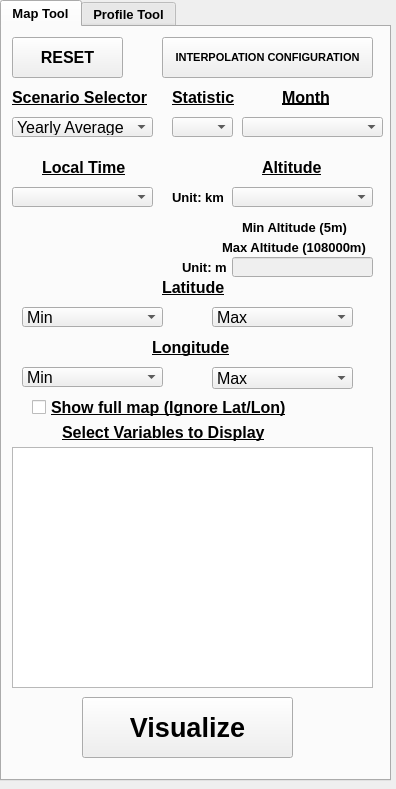
<?xml version="1.0" encoding="UTF-8"?>
<ui version="4.0">
 <class>MCDVisualizerDockWidgetBase</class>
 <widget class="QDockWidget" name="MCDVisualizerDockWidgetBase">
  <property name="geometry">
   <rect>
    <x>0</x>
    <y>0</y>
    <width>396</width>
    <height>789</height>
   </rect>
  </property>
  <property name="minimumSize">
   <size>
    <width>396</width>
    <height>150</height>
   </size>
  </property>
  <property name="maximumSize">
   <size>
    <width>396</width>
    <height>950</height>
   </size>
  </property>
  <property name="font">
   <font>
    <pointsize>7</pointsize>
   </font>
  </property>
  <property name="layoutDirection">
   <enum>Qt::LeftToRight</enum>
  </property>
  <property name="windowTitle">
   <string>MCD_Visualizer</string>
  </property>
  <widget class="QWidget" name="dockWidgetContents">
   <widget class="QTabWidget" name="Tab">
    <property name="geometry">
     <rect>
      <x>0</x>
      <y>0</y>
      <width>391</width>
      <height>781</height>
     </rect>
    </property>
    <property name="font">
     <font>
      <pointsize>10</pointsize>
      <weight>75</weight>
      <bold>true</bold>
      <kerning>true</kerning>
     </font>
    </property>
    <property name="currentIndex">
     <number>0</number>
    </property>
    <widget class="QWidget" name="Map_Tool">
     <attribute name="title">
      <string>Map Tool</string>
     </attribute>
     <widget class="QPushButton" name="Push_Reset">
      <property name="geometry">
       <rect>
        <x>10</x>
        <y>10</y>
        <width>111</width>
        <height>41</height>
       </rect>
      </property>
      <property name="font">
       <font>
        <pointsize>12</pointsize>
        <weight>75</weight>
        <bold>true</bold>
        <kerning>true</kerning>
       </font>
      </property>
      <property name="text">
       <string>RESET</string>
      </property>
     </widget>
     <widget class="QPushButton" name="Push_InterpConfig">
      <property name="geometry">
       <rect>
        <x>160</x>
        <y>10</y>
        <width>211</width>
        <height>41</height>
       </rect>
      </property>
      <property name="font">
       <font>
        <pointsize>8</pointsize>
        <weight>75</weight>
        <bold>true</bold>
        <kerning>true</kerning>
       </font>
      </property>
      <property name="text">
       <string>INTERPOLATION CONFIGURATION</string>
      </property>
     </widget>
     <widget class="QLabel" name="Label_Archivo">
      <property name="geometry">
       <rect>
        <x>280</x>
        <y>60</y>
        <width>81</width>
        <height>20</height>
       </rect>
      </property>
      <property name="font">
       <font>
        <pointsize>12</pointsize>
        <weight>75</weight>
        <bold>true</bold>
        <underline>true</underline>
        <kerning>true</kerning>
       </font>
      </property>
      <property name="text">
       <string>Month</string>
      </property>
     </widget>
     <widget class="QLabel" name="Label_Epoca">
      <property name="geometry">
       <rect>
        <x>10</x>
        <y>60</y>
        <width>151</width>
        <height>21</height>
       </rect>
      </property>
      <property name="font">
       <font>
        <pointsize>12</pointsize>
        <weight>75</weight>
        <bold>true</bold>
        <underline>true</underline>
        <kerning>true</kerning>
       </font>
      </property>
      <property name="text">
       <string>Scenario Selector</string>
      </property>
     </widget>
     <widget class="QComboBox" name="Combo_Epoca">
      <property name="geometry">
       <rect>
        <x>10</x>
        <y>90</y>
        <width>141</width>
        <height>20</height>
       </rect>
      </property>
      <property name="font">
       <font>
        <pointsize>12</pointsize>
        <weight>50</weight>
        <bold>false</bold>
        <kerning>true</kerning>
       </font>
      </property>
      <item>
       <property name="text">
        <string>Yearly Average</string>
       </property>
      </item>
      <item>
       <property name="text">
        <string>Cold</string>
       </property>
      </item>
      <item>
       <property name="text">
        <string>Warm</string>
       </property>
      </item>
      <item>
       <property name="text">
        <string>Dust Storm</string>
       </property>
      </item>
      <item>
       <property name="text">
        <string>Martian Year 24 </string>
       </property>
      </item>
      <item>
       <property name="text">
        <string>Martian Year 25</string>
       </property>
      </item>
      <item>
       <property name="text">
        <string>Martian Year 26</string>
       </property>
      </item>
      <item>
       <property name="text">
        <string>Martian Year 27</string>
       </property>
      </item>
      <item>
       <property name="text">
        <string>Martian Year 28</string>
       </property>
      </item>
      <item>
       <property name="text">
        <string>Martian Year 29</string>
       </property>
      </item>
      <item>
       <property name="text">
        <string>Martian Year 30</string>
       </property>
      </item>
      <item>
       <property name="text">
        <string>Martian Year 31</string>
       </property>
      </item>
      <item>
       <property name="text">
        <string>Martian Year 32</string>
       </property>
      </item>
      <item>
       <property name="text">
        <string>Martian Year 33</string>
       </property>
      </item>
      <item>
       <property name="text">
        <string>Martian Year 34</string>
       </property>
      </item>
      <item>
       <property name="text">
        <string>Martian Year 35</string>
       </property>
      </item>
     </widget>
     <widget class="QComboBox" name="Combo_Archivo">
      <property name="geometry">
       <rect>
        <x>240</x>
        <y>90</y>
        <width>141</width>
        <height>20</height>
       </rect>
      </property>
      <property name="font">
       <font>
        <pointsize>12</pointsize>
        <weight>50</weight>
        <bold>false</bold>
        <kerning>true</kerning>
       </font>
      </property>
     </widget>
     <widget class="QLabel" name="Label_Altitud_10">
      <property name="geometry">
       <rect>
        <x>240</x>
        <y>190</y>
        <width>171</width>
        <height>21</height>
       </rect>
      </property>
      <property name="font">
       <font>
        <pointsize>10</pointsize>
        <weight>75</weight>
        <bold>true</bold>
        <underline>false</underline>
        <kerning>true</kerning>
       </font>
      </property>
      <property name="text">
       <string>Min Altitude (5m)</string>
      </property>
     </widget>
     <widget class="QLabel" name="Label_Altitud_6">
      <property name="geometry">
       <rect>
        <x>220</x>
        <y>210</y>
        <width>171</width>
        <height>21</height>
       </rect>
      </property>
      <property name="font">
       <font>
        <pointsize>10</pointsize>
        <weight>75</weight>
        <bold>true</bold>
        <underline>false</underline>
        <kerning>true</kerning>
       </font>
      </property>
      <property name="text">
       <string>Max Altitude (108000m)</string>
      </property>
     </widget>
     <widget class="QLineEdit" name="Interpolate_Altitude">
      <property name="enabled">
       <bool>false</bool>
      </property>
      <property name="geometry">
       <rect>
        <x>230</x>
        <y>230</y>
        <width>141</width>
        <height>20</height>
       </rect>
      </property>
      <property name="font">
       <font>
        <pointsize>10</pointsize>
        <weight>50</weight>
        <bold>false</bold>
        <kerning>true</kerning>
       </font>
      </property>
      <property name="text">
       <string/>
      </property>
     </widget>
     <widget class="QLabel" name="Label_Altitud_7">
      <property name="geometry">
       <rect>
        <x>170</x>
        <y>160</y>
        <width>131</width>
        <height>21</height>
       </rect>
      </property>
      <property name="font">
       <font>
        <pointsize>10</pointsize>
        <weight>75</weight>
        <bold>true</bold>
        <underline>false</underline>
        <kerning>true</kerning>
       </font>
      </property>
      <property name="text">
       <string>Unit: km</string>
      </property>
     </widget>
     <widget class="QLabel" name="Label_Altitud_9">
      <property name="geometry">
       <rect>
        <x>260</x>
        <y>130</y>
        <width>71</width>
        <height>21</height>
       </rect>
      </property>
      <property name="font">
       <font>
        <pointsize>12</pointsize>
        <weight>75</weight>
        <bold>true</bold>
        <underline>true</underline>
        <kerning>true</kerning>
       </font>
      </property>
      <property name="text">
       <string>Altitude</string>
      </property>
     </widget>
     <widget class="QComboBox" name="Combo_Altitud">
      <property name="geometry">
       <rect>
        <x>230</x>
        <y>160</y>
        <width>141</width>
        <height>20</height>
       </rect>
      </property>
      <property name="font">
       <font>
        <pointsize>12</pointsize>
        <weight>50</weight>
        <bold>false</bold>
        <kerning>true</kerning>
       </font>
      </property>
      <item>
       <property name="text">
        <string/>
       </property>
      </item>
     </widget>
     <widget class="QComboBox" name="Combo_Longitud_Max">
      <property name="geometry">
       <rect>
        <x>210</x>
        <y>340</y>
        <width>141</width>
        <height>22</height>
       </rect>
      </property>
      <property name="font">
       <font>
        <pointsize>12</pointsize>
        <weight>50</weight>
        <bold>false</bold>
        <kerning>true</kerning>
       </font>
      </property>
      <item>
       <property name="text">
        <string>Max</string>
       </property>
      </item>
     </widget>
     <widget class="QLabel" name="Label_Hora_Local">
      <property name="geometry">
       <rect>
        <x>40</x>
        <y>130</y>
        <width>111</width>
        <height>21</height>
       </rect>
      </property>
      <property name="font">
       <font>
        <pointsize>12</pointsize>
        <weight>75</weight>
        <bold>true</bold>
        <underline>true</underline>
        <kerning>true</kerning>
       </font>
      </property>
      <property name="text">
       <string>Local Time</string>
      </property>
     </widget>
     <widget class="QComboBox" name="Combo_Longitud_Min">
      <property name="geometry">
       <rect>
        <x>20</x>
        <y>340</y>
        <width>141</width>
        <height>20</height>
       </rect>
      </property>
      <property name="font">
       <font>
        <pointsize>12</pointsize>
        <weight>50</weight>
        <bold>false</bold>
        <kerning>true</kerning>
       </font>
      </property>
      <item>
       <property name="text">
        <string>Min</string>
       </property>
      </item>
     </widget>
     <widget class="QLabel" name="Label_Longitud">
      <property name="geometry">
       <rect>
        <x>150</x>
        <y>310</y>
        <width>101</width>
        <height>21</height>
       </rect>
      </property>
      <property name="font">
       <font>
        <pointsize>12</pointsize>
        <weight>75</weight>
        <bold>true</bold>
        <underline>true</underline>
        <kerning>true</kerning>
       </font>
      </property>
      <property name="text">
       <string>Longitude</string>
      </property>
     </widget>
     <widget class="QLabel" name="Label_Latitud">
      <property name="geometry">
       <rect>
        <x>160</x>
        <y>250</y>
        <width>91</width>
        <height>21</height>
       </rect>
      </property>
      <property name="font">
       <font>
        <pointsize>12</pointsize>
        <weight>75</weight>
        <bold>true</bold>
        <underline>true</underline>
        <kerning>true</kerning>
       </font>
      </property>
      <property name="text">
       <string>Latitude</string>
      </property>
     </widget>
     <widget class="QComboBox" name="Combo_Latitud_Min">
      <property name="geometry">
       <rect>
        <x>20</x>
        <y>280</y>
        <width>141</width>
        <height>20</height>
       </rect>
      </property>
      <property name="font">
       <font>
        <pointsize>12</pointsize>
        <weight>50</weight>
        <bold>false</bold>
        <kerning>true</kerning>
       </font>
      </property>
      <item>
       <property name="text">
        <string>Min</string>
       </property>
      </item>
     </widget>
     <widget class="QComboBox" name="Combo_Latitud_Max">
      <property name="geometry">
       <rect>
        <x>210</x>
        <y>280</y>
        <width>141</width>
        <height>20</height>
       </rect>
      </property>
      <property name="font">
       <font>
        <pointsize>12</pointsize>
        <weight>50</weight>
        <bold>false</bold>
        <kerning>true</kerning>
       </font>
      </property>
      <item>
       <property name="text">
        <string>Max</string>
       </property>
      </item>
     </widget>
     <widget class="QComboBox" name="Combo_Hora">
      <property name="geometry">
       <rect>
        <x>10</x>
        <y>160</y>
        <width>141</width>
        <height>20</height>
       </rect>
      </property>
      <property name="font">
       <font>
        <pointsize>12</pointsize>
        <weight>50</weight>
        <bold>false</bold>
        <kerning>true</kerning>
       </font>
      </property>
      <property name="editable">
       <bool>false</bool>
      </property>
      <property name="currentIndex">
       <number>-1</number>
      </property>
      <property name="maxVisibleItems">
       <number>12</number>
      </property>
     </widget>
     <widget class="QCheckBox" name="Check_Mapa">
      <property name="geometry">
       <rect>
        <x>30</x>
        <y>370</y>
        <width>351</width>
        <height>21</height>
       </rect>
      </property>
      <property name="font">
       <font>
        <pointsize>12</pointsize>
        <weight>75</weight>
        <bold>true</bold>
        <underline>true</underline>
        <kerning>true</kerning>
       </font>
      </property>
      <property name="text">
       <string>Show full map (Ignore Lat/Lon)</string>
      </property>
     </widget>
     <widget class="QListWidget" name="Combo_Variable">
      <property name="geometry">
       <rect>
        <x>10</x>
        <y>420</y>
        <width>361</width>
        <height>241</height>
       </rect>
      </property>
      <property name="font">
       <font>
        <pointsize>9</pointsize>
        <weight>75</weight>
        <bold>true</bold>
        <kerning>true</kerning>
       </font>
      </property>
      <property name="focusPolicy">
       <enum>Qt::ClickFocus</enum>
      </property>
      <property name="selectionMode">
       <enum>QAbstractItemView::MultiSelection</enum>
      </property>
     </widget>
     <widget class="QPushButton" name="Push_Visualizar">
      <property name="geometry">
       <rect>
        <x>80</x>
        <y>670</y>
        <width>211</width>
        <height>61</height>
       </rect>
      </property>
      <property name="font">
       <font>
        <pointsize>20</pointsize>
        <weight>75</weight>
        <bold>true</bold>
        <kerning>true</kerning>
       </font>
      </property>
      <property name="text">
       <string>Visualize</string>
      </property>
     </widget>
     <widget class="QLabel" name="Label_Variable">
      <property name="geometry">
       <rect>
        <x>60</x>
        <y>390</y>
        <width>281</width>
        <height>31</height>
       </rect>
      </property>
      <property name="font">
       <font>
        <pointsize>12</pointsize>
        <weight>75</weight>
        <bold>true</bold>
        <underline>true</underline>
        <kerning>true</kerning>
       </font>
      </property>
      <property name="text">
       <string>Select Variables to Display</string>
      </property>
     </widget>
     <widget class="QLabel" name="Label_Altitud_8">
      <property name="geometry">
       <rect>
        <x>180</x>
        <y>230</y>
        <width>51</width>
        <height>21</height>
       </rect>
      </property>
      <property name="font">
       <font>
        <pointsize>10</pointsize>
        <weight>75</weight>
        <bold>true</bold>
        <underline>false</underline>
        <kerning>true</kerning>
       </font>
      </property>
      <property name="text">
       <string>Unit: m</string>
      </property>
     </widget>
     <widget class="QLabel" name="Label_Epoca_5">
      <property name="geometry">
       <rect>
        <x>170</x>
        <y>60</y>
        <width>71</width>
        <height>21</height>
       </rect>
      </property>
      <property name="font">
       <font>
        <pointsize>12</pointsize>
        <weight>75</weight>
        <bold>true</bold>
        <underline>true</underline>
        <kerning>true</kerning>
       </font>
      </property>
      <property name="text">
       <string>Statistic</string>
      </property>
     </widget>
     <widget class="QComboBox" name="Combo_Estadistica">
      <property name="geometry">
       <rect>
        <x>170</x>
        <y>90</y>
        <width>61</width>
        <height>20</height>
       </rect>
      </property>
      <property name="font">
       <font>
        <pointsize>12</pointsize>
        <weight>50</weight>
        <bold>false</bold>
        <kerning>true</kerning>
       </font>
      </property>
     </widget>
    </widget>
    <widget class="QWidget" name="Profile_Tool">
     <attribute name="title">
      <string>Profile Tool</string>
     </attribute>
     <widget class="QLabel" name="Label_Epoca_2">
      <property name="geometry">
       <rect>
        <x>10</x>
        <y>60</y>
        <width>151</width>
        <height>21</height>
       </rect>
      </property>
      <property name="font">
       <font>
        <pointsize>12</pointsize>
        <weight>75</weight>
        <bold>true</bold>
        <underline>true</underline>
        <kerning>true</kerning>
       </font>
      </property>
      <property name="text">
       <string>Scenario Selector</string>
      </property>
     </widget>
     <widget class="QLabel" name="Label_Archivo_2">
      <property name="geometry">
       <rect>
        <x>280</x>
        <y>60</y>
        <width>81</width>
        <height>20</height>
       </rect>
      </property>
      <property name="font">
       <font>
        <pointsize>12</pointsize>
        <weight>75</weight>
        <bold>true</bold>
        <underline>true</underline>
        <kerning>true</kerning>
       </font>
      </property>
      <property name="text">
       <string>Month</string>
      </property>
     </widget>
     <widget class="QPushButton" name="Push_Reset_Profile">
      <property name="geometry">
       <rect>
        <x>20</x>
        <y>10</y>
        <width>111</width>
        <height>41</height>
       </rect>
      </property>
      <property name="font">
       <font>
        <pointsize>12</pointsize>
        <weight>75</weight>
        <bold>true</bold>
        <kerning>true</kerning>
       </font>
      </property>
      <property name="text">
       <string>RESET</string>
      </property>
     </widget>
     <widget class="QComboBox" name="Combo_Epoca_Profile">
      <property name="geometry">
       <rect>
        <x>10</x>
        <y>90</y>
        <width>141</width>
        <height>20</height>
       </rect>
      </property>
      <property name="font">
       <font>
        <pointsize>12</pointsize>
        <weight>50</weight>
        <bold>false</bold>
        <kerning>true</kerning>
       </font>
      </property>
      <item>
       <property name="text">
        <string>Yearly Average</string>
       </property>
      </item>
      <item>
       <property name="text">
        <string>Cold</string>
       </property>
      </item>
      <item>
       <property name="text">
        <string>Warm</string>
       </property>
      </item>
      <item>
       <property name="text">
        <string>Stormy</string>
       </property>
      </item>
      <item>
       <property name="text">
        <string>Martian Year 24 </string>
       </property>
      </item>
      <item>
       <property name="text">
        <string>Martian Year 25</string>
       </property>
      </item>
      <item>
       <property name="text">
        <string>Martian Year 26</string>
       </property>
      </item>
      <item>
       <property name="text">
        <string>Martian Year 27</string>
       </property>
      </item>
      <item>
       <property name="text">
        <string>Martian Year 28</string>
       </property>
      </item>
      <item>
       <property name="text">
        <string>Martian Year 29</string>
       </property>
      </item>
      <item>
       <property name="text">
        <string>Martian Year 30</string>
       </property>
      </item>
      <item>
       <property name="text">
        <string>Martian Year 31</string>
       </property>
      </item>
      <item>
       <property name="text">
        <string>Martian Year 32</string>
       </property>
      </item>
      <item>
       <property name="text">
        <string>Martian Year 33</string>
       </property>
      </item>
      <item>
       <property name="text">
        <string>Martian Year 34</string>
       </property>
      </item>
      <item>
       <property name="text">
        <string>Martian Year 35</string>
       </property>
      </item>
     </widget>
     <widget class="QPushButton" name="Push_InterpConfig_Profile">
      <property name="geometry">
       <rect>
        <x>170</x>
        <y>10</y>
        <width>211</width>
        <height>41</height>
       </rect>
      </property>
      <property name="font">
       <font>
        <pointsize>8</pointsize>
        <weight>75</weight>
        <bold>true</bold>
        <kerning>true</kerning>
       </font>
      </property>
      <property name="text">
       <string>INTERPOLATION CONFIGURATION</string>
      </property>
     </widget>
     <widget class="QComboBox" name="Combo_Archivo_Profile">
      <property name="geometry">
       <rect>
        <x>240</x>
        <y>90</y>
        <width>141</width>
        <height>20</height>
       </rect>
      </property>
      <property name="font">
       <font>
        <pointsize>12</pointsize>
        <weight>50</weight>
        <bold>false</bold>
        <kerning>true</kerning>
       </font>
      </property>
     </widget>
     <widget class="QLabel" name="Label_Altitud_12">
      <property name="geometry">
       <rect>
        <x>220</x>
        <y>240</y>
        <width>171</width>
        <height>21</height>
       </rect>
      </property>
      <property name="font">
       <font>
        <pointsize>10</pointsize>
        <weight>75</weight>
        <bold>true</bold>
        <underline>false</underline>
        <kerning>true</kerning>
       </font>
      </property>
      <property name="text">
       <string>Min Altitude (5m)</string>
      </property>
     </widget>
     <widget class="QLineEdit" name="Interpolate_Altitude_Profile">
      <property name="enabled">
       <bool>false</bool>
      </property>
      <property name="geometry">
       <rect>
        <x>220</x>
        <y>280</y>
        <width>141</width>
        <height>20</height>
       </rect>
      </property>
      <property name="font">
       <font>
        <pointsize>10</pointsize>
        <weight>50</weight>
        <bold>false</bold>
        <kerning>true</kerning>
       </font>
      </property>
      <property name="text">
       <string/>
      </property>
     </widget>
     <widget class="QLabel" name="Label_Hora_Local_2">
      <property name="geometry">
       <rect>
        <x>30</x>
        <y>190</y>
        <width>111</width>
        <height>21</height>
       </rect>
      </property>
      <property name="font">
       <font>
        <pointsize>12</pointsize>
        <weight>75</weight>
        <bold>true</bold>
        <underline>true</underline>
        <kerning>true</kerning>
       </font>
      </property>
      <property name="text">
       <string>Local Time</string>
      </property>
     </widget>
     <widget class="QLabel" name="Label_Altitud_13">
      <property name="geometry">
       <rect>
        <x>200</x>
        <y>260</y>
        <width>171</width>
        <height>21</height>
       </rect>
      </property>
      <property name="font">
       <font>
        <pointsize>10</pointsize>
        <weight>75</weight>
        <bold>true</bold>
        <underline>false</underline>
        <kerning>true</kerning>
       </font>
      </property>
      <property name="text">
       <string>Max Altitude (108000m)</string>
      </property>
     </widget>
     <widget class="QLabel" name="Label_Altitud_14">
      <property name="geometry">
       <rect>
        <x>260</x>
        <y>190</y>
        <width>71</width>
        <height>21</height>
       </rect>
      </property>
      <property name="font">
       <font>
        <pointsize>12</pointsize>
        <weight>75</weight>
        <bold>true</bold>
        <underline>true</underline>
        <kerning>true</kerning>
       </font>
      </property>
      <property name="text">
       <string>Altitude</string>
      </property>
     </widget>
     <widget class="QComboBox" name="Combo_Altitud_Profile">
      <property name="geometry">
       <rect>
        <x>230</x>
        <y>220</y>
        <width>131</width>
        <height>20</height>
       </rect>
      </property>
      <property name="font">
       <font>
        <pointsize>12</pointsize>
        <weight>50</weight>
        <bold>false</bold>
        <kerning>true</kerning>
       </font>
      </property>
      <item>
       <property name="text">
        <string/>
       </property>
      </item>
     </widget>
     <widget class="QComboBox" name="Combo_Hora_Profile">
      <property name="geometry">
       <rect>
        <x>10</x>
        <y>220</y>
        <width>141</width>
        <height>20</height>
       </rect>
      </property>
      <property name="font">
       <font>
        <pointsize>12</pointsize>
        <weight>50</weight>
        <bold>false</bold>
        <kerning>true</kerning>
       </font>
      </property>
      <property name="editable">
       <bool>false</bool>
      </property>
      <property name="currentIndex">
       <number>-1</number>
      </property>
      <property name="maxVisibleItems">
       <number>12</number>
      </property>
     </widget>
     <widget class="QLabel" name="Label_Latitud_2">
      <property name="geometry">
       <rect>
        <x>40</x>
        <y>300</y>
        <width>91</width>
        <height>21</height>
       </rect>
      </property>
      <property name="font">
       <font>
        <pointsize>12</pointsize>
        <weight>75</weight>
        <bold>true</bold>
        <underline>true</underline>
        <kerning>true</kerning>
       </font>
      </property>
      <property name="text">
       <string>Latitude</string>
      </property>
     </widget>
     <widget class="QLabel" name="Label_Longitud_2">
      <property name="geometry">
       <rect>
        <x>250</x>
        <y>300</y>
        <width>101</width>
        <height>21</height>
       </rect>
      </property>
      <property name="font">
       <font>
        <pointsize>12</pointsize>
        <weight>75</weight>
        <bold>true</bold>
        <underline>true</underline>
        <kerning>true</kerning>
       </font>
      </property>
      <property name="text">
       <string>Longitude</string>
      </property>
     </widget>
     <widget class="QListWidget" name="Combo_Variable_Profile">
      <property name="geometry">
       <rect>
        <x>10</x>
        <y>450</y>
        <width>371</width>
        <height>221</height>
       </rect>
      </property>
      <property name="font">
       <font>
        <pointsize>9</pointsize>
        <weight>75</weight>
        <bold>true</bold>
        <kerning>true</kerning>
       </font>
      </property>
      <property name="focusPolicy">
       <enum>Qt::ClickFocus</enum>
      </property>
      <property name="selectionMode">
       <enum>QAbstractItemView::SingleSelection</enum>
      </property>
     </widget>
     <widget class="QComboBox" name="Combo_Latitud_Min_Profile">
      <property name="geometry">
       <rect>
        <x>10</x>
        <y>330</y>
        <width>141</width>
        <height>20</height>
       </rect>
      </property>
      <property name="font">
       <font>
        <pointsize>12</pointsize>
        <weight>50</weight>
        <bold>false</bold>
        <kerning>true</kerning>
       </font>
      </property>
     </widget>
     <widget class="QLabel" name="Label_Variable_2">
      <property name="geometry">
       <rect>
        <x>100</x>
        <y>420</y>
        <width>211</width>
        <height>31</height>
       </rect>
      </property>
      <property name="font">
       <font>
        <pointsize>12</pointsize>
        <weight>75</weight>
        <bold>true</bold>
        <underline>true</underline>
        <kerning>true</kerning>
       </font>
      </property>
      <property name="text">
       <string>Select Variable to Display</string>
      </property>
     </widget>
     <widget class="QComboBox" name="Combo_Longitud_Min_Profile">
      <property name="geometry">
       <rect>
        <x>230</x>
        <y>330</y>
        <width>131</width>
        <height>22</height>
       </rect>
      </property>
      <property name="font">
       <font>
        <pointsize>12</pointsize>
        <weight>50</weight>
        <bold>false</bold>
        <kerning>true</kerning>
       </font>
      </property>
     </widget>
     <widget class="QPushButton" name="Push_Visualizar_Profile">
      <property name="geometry">
       <rect>
        <x>80</x>
        <y>680</y>
        <width>211</width>
        <height>61</height>
       </rect>
      </property>
      <property name="font">
       <font>
        <pointsize>20</pointsize>
        <weight>75</weight>
        <bold>true</bold>
        <kerning>true</kerning>
       </font>
      </property>
      <property name="text">
       <string>Visualize</string>
      </property>
     </widget>
     <widget class="QLabel" name="Label_Epoca_3">
      <property name="geometry">
       <rect>
        <x>20</x>
        <y>130</y>
        <width>151</width>
        <height>21</height>
       </rect>
      </property>
      <property name="font">
       <font>
        <pointsize>12</pointsize>
        <weight>75</weight>
        <bold>true</bold>
        <underline>true</underline>
        <kerning>true</kerning>
       </font>
      </property>
      <property name="text">
       <string>Plot on X Axis</string>
      </property>
     </widget>
     <widget class="QLabel" name="Label_Epoca_4">
      <property name="geometry">
       <rect>
        <x>240</x>
        <y>130</y>
        <width>151</width>
        <height>21</height>
       </rect>
      </property>
      <property name="font">
       <font>
        <pointsize>12</pointsize>
        <weight>75</weight>
        <bold>true</bold>
        <underline>true</underline>
        <kerning>true</kerning>
       </font>
      </property>
      <property name="text">
       <string>Plot on Y Axis</string>
      </property>
     </widget>
     <widget class="QLabel" name="Label_Altitud_16">
      <property name="geometry">
       <rect>
        <x>170</x>
        <y>280</y>
        <width>51</width>
        <height>21</height>
       </rect>
      </property>
      <property name="font">
       <font>
        <pointsize>10</pointsize>
        <weight>75</weight>
        <bold>true</bold>
        <underline>false</underline>
        <kerning>true</kerning>
       </font>
      </property>
      <property name="text">
       <string>Unit: m</string>
      </property>
     </widget>
     <widget class="QLabel" name="Label_Altitud_17">
      <property name="geometry">
       <rect>
        <x>170</x>
        <y>220</y>
        <width>61</width>
        <height>21</height>
       </rect>
      </property>
      <property name="font">
       <font>
        <pointsize>10</pointsize>
        <weight>75</weight>
        <bold>true</bold>
        <underline>false</underline>
        <kerning>true</kerning>
       </font>
      </property>
      <property name="text">
       <string>Unit: km</string>
      </property>
     </widget>
     <widget class="QComboBox" name="Combo_Profile_X">
      <property name="geometry">
       <rect>
        <x>10</x>
        <y>160</y>
        <width>141</width>
        <height>20</height>
       </rect>
      </property>
      <property name="font">
       <font>
        <pointsize>12</pointsize>
        <weight>50</weight>
        <bold>false</bold>
        <kerning>true</kerning>
       </font>
      </property>
      <item>
       <property name="text">
        <string>N/A</string>
       </property>
      </item>
      <item>
       <property name="text">
        <string>Local Time</string>
       </property>
      </item>
      <item>
       <property name="text">
        <string>Altitude</string>
       </property>
      </item>
      <item>
       <property name="text">
        <string>Latitude</string>
       </property>
      </item>
      <item>
       <property name="text">
        <string>Longitude</string>
       </property>
      </item>
      <item>
       <property name="text">
        <string>Variable</string>
       </property>
      </item>
     </widget>
     <widget class="QComboBox" name="Combo_Profile_Y">
      <property name="geometry">
       <rect>
        <x>230</x>
        <y>160</y>
        <width>141</width>
        <height>20</height>
       </rect>
      </property>
      <property name="font">
       <font>
        <pointsize>12</pointsize>
        <weight>50</weight>
        <bold>false</bold>
        <kerning>true</kerning>
       </font>
      </property>
      <item>
       <property name="text">
        <string>N/A</string>
       </property>
      </item>
      <item>
       <property name="text">
        <string>Local Time</string>
       </property>
      </item>
      <item>
       <property name="text">
        <string>Altitude</string>
       </property>
      </item>
      <item>
       <property name="text">
        <string>Latitude</string>
       </property>
      </item>
      <item>
       <property name="text">
        <string>Longitude</string>
       </property>
      </item>
      <item>
       <property name="text">
        <string>Variable</string>
       </property>
      </item>
     </widget>
     <widget class="QLabel" name="Label_Altitud_18">
      <property name="geometry">
       <rect>
        <x>170</x>
        <y>330</y>
        <width>51</width>
        <height>21</height>
       </rect>
      </property>
      <property name="font">
       <font>
        <pointsize>14</pointsize>
        <weight>75</weight>
        <bold>true</bold>
        <underline>false</underline>
        <kerning>true</kerning>
       </font>
      </property>
      <property name="text">
       <string>Min</string>
      </property>
     </widget>
     <widget class="QLabel" name="Label_Altitud_19">
      <property name="geometry">
       <rect>
        <x>170</x>
        <y>370</y>
        <width>51</width>
        <height>21</height>
       </rect>
      </property>
      <property name="font">
       <font>
        <pointsize>14</pointsize>
        <weight>75</weight>
        <bold>true</bold>
        <underline>false</underline>
        <kerning>true</kerning>
       </font>
      </property>
      <property name="text">
       <string>Max</string>
      </property>
     </widget>
     <widget class="QComboBox" name="Combo_Longitud_Max_Profile">
      <property name="geometry">
       <rect>
        <x>230</x>
        <y>370</y>
        <width>131</width>
        <height>22</height>
       </rect>
      </property>
      <property name="font">
       <font>
        <pointsize>12</pointsize>
        <weight>50</weight>
        <bold>false</bold>
        <kerning>true</kerning>
       </font>
      </property>
     </widget>
     <widget class="QComboBox" name="Combo_Latitud_Max_Profile">
      <property name="geometry">
       <rect>
        <x>10</x>
        <y>370</y>
        <width>141</width>
        <height>20</height>
       </rect>
      </property>
      <property name="font">
       <font>
        <pointsize>12</pointsize>
        <weight>50</weight>
        <bold>false</bold>
        <kerning>true</kerning>
       </font>
      </property>
     </widget>
     <widget class="QCheckBox" name="Check_Mapa_Profile">
      <property name="geometry">
       <rect>
        <x>60</x>
        <y>400</y>
        <width>281</width>
        <height>20</height>
       </rect>
      </property>
      <property name="font">
       <font>
        <pointsize>12</pointsize>
        <weight>75</weight>
        <bold>true</bold>
        <underline>true</underline>
        <kerning>true</kerning>
       </font>
      </property>
      <property name="text">
       <string>Show full map (Ignore Lat/Lon)</string>
      </property>
     </widget>
     <widget class="QLabel" name="Label_Archivo_3">
      <property name="geometry">
       <rect>
        <x>170</x>
        <y>60</y>
        <width>81</width>
        <height>20</height>
       </rect>
      </property>
      <property name="font">
       <font>
        <pointsize>12</pointsize>
        <weight>75</weight>
        <bold>true</bold>
        <underline>true</underline>
        <kerning>true</kerning>
       </font>
      </property>
      <property name="text">
       <string>Statistic</string>
      </property>
     </widget>
     <widget class="QComboBox" name="Combo_Estadistica_Profile">
      <property name="geometry">
       <rect>
        <x>170</x>
        <y>90</y>
        <width>61</width>
        <height>20</height>
       </rect>
      </property>
      <property name="font">
       <font>
        <pointsize>12</pointsize>
        <weight>50</weight>
        <bold>false</bold>
        <kerning>true</kerning>
       </font>
      </property>
     </widget>
    </widget>
   </widget>
  </widget>
 </widget>
 <resources/>
 <connections/>
</ui>
